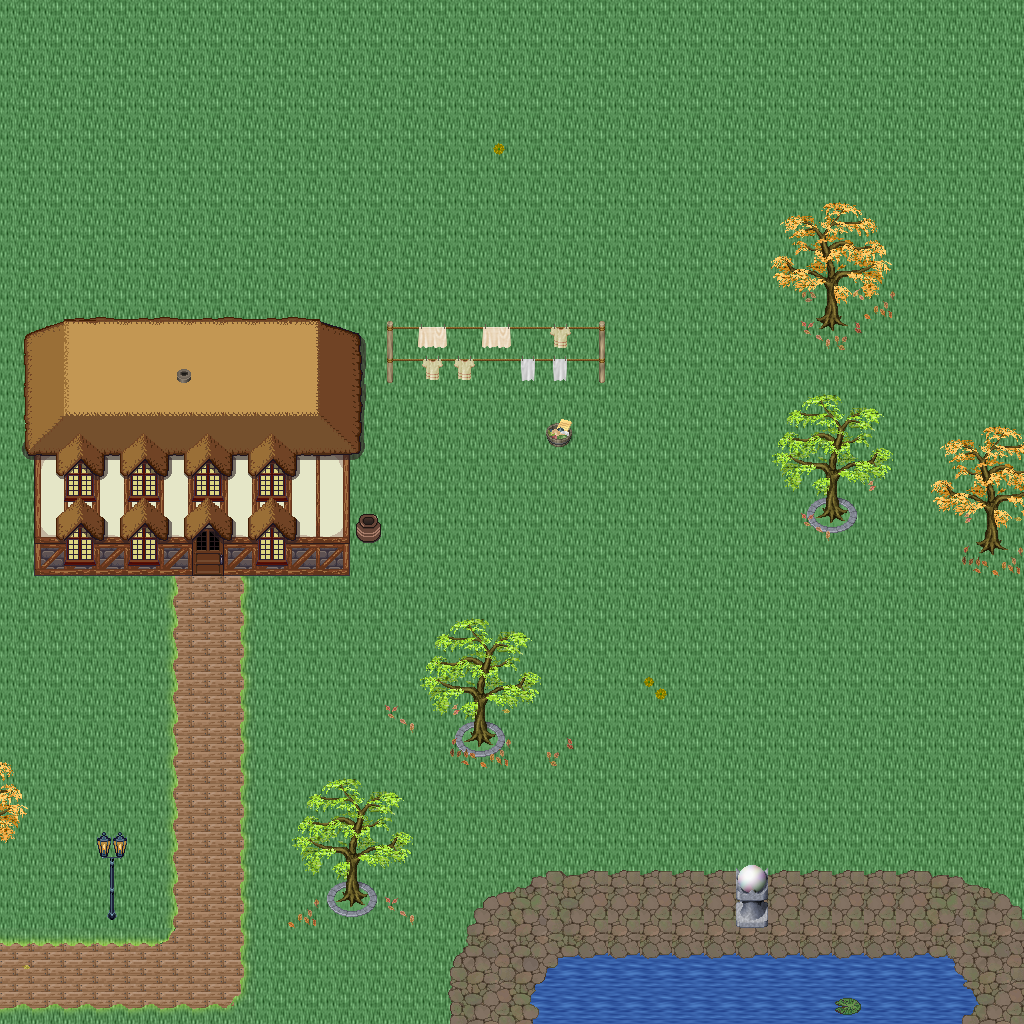

A level layout from a 2D game, rendered from its tile map. Below: a short description, then the map file with tile-grid data replaced by summaries:
An orthogonal 32x32 tile map with 32x32 px tiles, 5 tile layers (Ground, Objects, Objects2, Above, ...), 1 hidden layer not drawn, 32 tilesets.

<map version="1.10" tiledversion="1.11.0" orientation="orthogonal" renderorder="right-down" width="32" height="32" tilewidth="32" tileheight="32" infinite="0" nextlayerid="11" nextobjectid="1">
 <tileset firstgid="1" name="logic_collision" tilewidth="32" tileheight="32" tilecount="1" columns="1">
  <image source="../drawable/logic_collision.png" width="32" height="32" />
 </tileset>
 <tileset firstgid="2" name="ground_ground" tilewidth="32" tileheight="32" tilecount="33" columns="3">
  <image source="../drawable/ground_ground.png" width="96" height="352" />
 </tileset>
 <tileset firstgid="35" name="building_castle" tilewidth="32" tileheight="32" tilecount="320" columns="20">
  <image source="../drawable/building_castle.png" width="640" height="512" />
 </tileset>
 <tileset firstgid="355" name="building_roof_blue" tilewidth="32" tileheight="32" tilecount="20" columns="5">
  <image source="../drawable/building_roof_blue.png" width="160" height="128" />
 </tileset>
 <tileset firstgid="375" name="item_weapon_cannon" tilewidth="32" tileheight="32" tilecount="12" columns="3">
  <image source="../drawable/item_weapon_cannon.png" width="96" height="128" />
 </tileset>
 <tileset firstgid="387" name="ground_stonecircle" tilewidth="32" tileheight="32" tilecount="81" columns="9">
  <image source="../drawable/ground_stonecircle.png" width="288" height="288" />
 </tileset>
 <tileset firstgid="468" name="ground_grass_edges" tilewidth="32" tileheight="32" tilecount="36" columns="12">
  <image source="../drawable/ground_grass_edges.png" width="384" height="96" />
 </tileset>
 <tileset firstgid="504" name="ground_grass_corners" tilewidth="32" tileheight="32" tilecount="24" columns="6">
  <image source="../drawable/ground_grass_corners.png" width="192" height="128" />
 </tileset>
 <tileset firstgid="528" name="plant_tree_fall_trees" tilewidth="32" tileheight="32" tilecount="40" columns="8">
  <image source="../drawable/plant_tree_fall_trees.png" width="256" height="160" />
 </tileset>
 <tileset firstgid="568" name="plant_tree_locust_tree" tilewidth="32" tileheight="32" tilecount="20" columns="4">
  <image source="../drawable/plant_tree_locust_tree.png" width="128" height="160" />
 </tileset>
 <tileset firstgid="588" name="furniture_light_lamp_blue" tilewidth="32" tileheight="32" tilecount="3" columns="1">
  <image source="../drawable/furniture_light_lamp_blue.png" width="32" height="96" />
 </tileset>
 <tileset firstgid="591" name="item_pot_pot_purple" tilewidth="32" tileheight="32" tilecount="1" columns="1">
  <image source="../drawable/item_pot_pot_purple.png" width="32" height="32" />
 </tileset>
 <tileset firstgid="592" name="item_pot_barrel_with_flower" tilewidth="32" tileheight="32" tilecount="2" columns="2">
  <image source="../drawable/item_pot_barrel_with_flower.png" width="64" height="32" />
 </tileset>
 <tileset firstgid="594" name="item_textile_laundry" tilewidth="32" tileheight="32" tilecount="16" columns="4">
  <image source="../drawable/item_textile_laundry.png" width="128" height="128" />
 </tileset>
 <tileset firstgid="610" name="plant_flower_daisy_blue" tilewidth="32" tileheight="32" tilecount="8" columns="2">
  <image source="../drawable/plant_flower_daisy_blue.png" width="64" height="128" />
 </tileset>
 <tileset firstgid="618" name="plant_flower_daisy_red" tilewidth="32" tileheight="32" tilecount="8" columns="2">
  <image source="../drawable/plant_flower_daisy_red.png" width="64" height="128" />
 </tileset>
 <tileset firstgid="626" name="plant_flower_daisy_white" tilewidth="32" tileheight="32" tilecount="8" columns="2">
  <image source="../drawable/plant_flower_daisy_white.png" width="64" height="128" />
 </tileset>
 <tileset firstgid="634" name="plant_flower_daisy_yellow" tilewidth="32" tileheight="32" tilecount="8" columns="2">
  <image source="../drawable/plant_flower_daisy_yellow.png" width="64" height="128" />
 </tileset>
 <tileset firstgid="642" name="light_dim_light_7x5" tilewidth="32" tileheight="32" tilecount="35" columns="7">
  <image source="../drawable/light_dim_light_7x5.png" width="224" height="160" />
 </tileset>
 <tileset firstgid="677" name="plant_stump_small_stump" tilewidth="32" tileheight="32" tilecount="4" columns="2">
  <image source="../drawable/plant_stump_small_stump.png" width="64" height="64" />
 </tileset>
 <tileset firstgid="681" name="plant_stump_stump_pale_purple" tilewidth="32" tileheight="32" tilecount="4" columns="2">
  <image source="../drawable/plant_stump_stump_pale_purple.png" width="64" height="64" />
 </tileset>
 <tileset firstgid="685" name="plant_indoor_small_flowerpots" tilewidth="32" tileheight="32" tilecount="4" columns="2">
  <image source="../drawable/plant_indoor_small_flowerpots.png" width="64" height="64" />
 </tileset>
 <tileset firstgid="689" name="plant_leaves" tilewidth="32" tileheight="32" tilecount="8" columns="4">
  <image source="../drawable/plant_leaves.png" width="128" height="64" />
 </tileset>
 <tileset firstgid="697" name="building_decoration_chimney" tilewidth="32" tileheight="32" tilecount="2" columns="1">
  <image source="../drawable/building_decoration_chimney.png" width="32" height="64" />
 </tileset>
 <tileset firstgid="699" name="building_decoration_orbpedestal" tilewidth="32" tileheight="32" tilecount="2" columns="1">
  <image source="../drawable/building_decoration_orbpedestal.png" width="32" height="64" />
 </tileset>
 <tileset firstgid="701" name="light_light_5x5" tilewidth="32" tileheight="32" tilecount="25" columns="5">
  <image source="../drawable/light_light_5x5.png" width="160" height="160" />
 </tileset>
 <tileset firstgid="726" name="plant_lily_pads" tilewidth="32" tileheight="32" tilecount="2" columns="1">
  <image source="../drawable/plant_lily_pads.png" width="32" height="64" />
 </tileset>
 <tileset firstgid="728" name="ground_ground_3" tilewidth="32" tileheight="32" tilecount="5" columns="5">
  <image source="../drawable/ground_ground_3.png" width="160" height="32" />
 </tileset>
 <tileset firstgid="733" name="building_cottage" tilewidth="32" tileheight="32" tilecount="256" columns="16">
  <image source="../drawable/building_cottage.png" width="512" height="512" />
 </tileset>
 <tileset firstgid="989" name="building_roof_thatched_roof" tilewidth="32" tileheight="32" tilecount="256" columns="16">
  <image source="../drawable/building_roof_thatched_roof.png" width="512" height="512" />
 </tileset>
 <tileset firstgid="1245" name="building_window_windows" tilewidth="32" tileheight="32" tilecount="256" columns="16">
  <image source="../drawable/building_window_windows.png" width="512" height="512" />
 </tileset>
 <tileset firstgid="1501" name="building_door_doors" tilewidth="32" tileheight="32" tilecount="256" columns="16">
  <image source="../drawable/building_door_doors.png" width="512" height="512" />
 </tileset>
 <layer id="1" name="Ground" width="32" height="32">
  <data>[1024 cells, 1024 non-empty, 3 distinct tile ids]</data>
 </layer>
 <layer id="2" name="Objects" width="32" height="32">
  <data>[1024 cells, 160 non-empty, 64 distinct tile ids]</data>
 </layer>
 <layer id="3" name="Objects2" width="32" height="32">
  <data>[1024 cells, 38 non-empty, 14 distinct tile ids]</data>
 </layer>
 <layer id="4" name="Above" width="32" height="32">
  <data>[1024 cells, 163 non-empty, 68 distinct tile ids]</data>
 </layer>
 <layer id="5" name="Above2" width="32" height="32">
  <data>[1024 cells, 34 non-empty, 9 distinct tile ids]</data>
 </layer>
 <layer id="6" name="Walkable" width="32" height="32" visible="0">
  <data>[1024 cells, 107 non-empty, 1 distinct tile ids]</data>
 </layer>
 <objectgroup id="7" name="Mapevents" />
 <objectgroup id="8" name="Spawn" />
 <objectgroup id="9" name="Keys" />
 <objectgroup id="10" name="Replace" />
</map>
